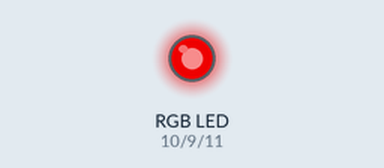
The sketch below on a simulated Arduino Uno, built with avr-gcc and run on an emulated ATmega328P. On the bench: an RGB LED mixed from three pins (HIGH = lit).

Above: at 0.05 s.
At 6.0 s:
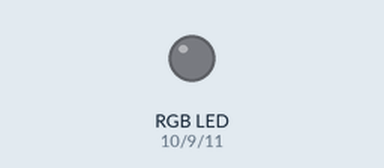
Timing chart, 0 to 7.8 s (numbered marks = the images above):
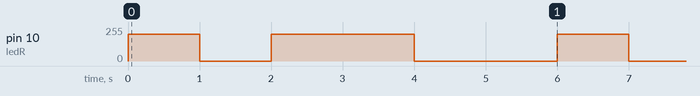

Measured:
- by itself, pin 10 (ledR): repeats every 6.0 s: 0/255 1.0 s, 200/255 2.0 s, 0/255 2.0 s, 200/255 1.0 s

The sketch:

cours2.ino
```cpp
int ledR = 10;
int ledG = 9;
int ledB = 11;

void setup() {
  pinMode(ledR, OUTPUT);
  pinMode(ledG, OUTPUT);
  pinMode(ledB, OUTPUT);
}

void loop() {
  //  analogWrite(ledR,int(random(200)));
  //  analogWrite(ledG,int(random(255)));
  //  analogWrite(ledB,int(random(255)));
  //
  //  delay(1000);
  //  analogWrite(ledR,0);
  //  analogWrite(ledG,0);
  //  analogWrite(ledB,0);

  // a en morse
  analogWrite(ledR, 200);
  delay(1000);
  analogWrite(ledR, 0);
  delay(1000);
  analogWrite(ledR, 200);
  delay(2000);
  analogWrite(ledR, 0);
  delay(2000);
}
```
